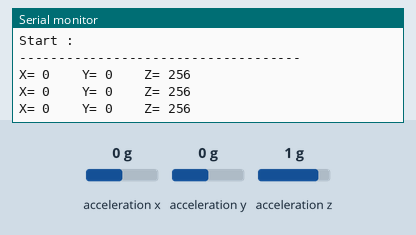
This sketch was run on a simulated Arduino Uno, built with avr-gcc and run on an emulated ATmega328P. Parts: the last lines printed to the serial monitor. Wiring (inferred from the names in the program): ADXL345 accelerometer at I2C address 0x53. The test bench sets the inputs (shaded band); at power-on: acceleration x 0 g, acceleration y 0 g, acceleration z 1 g.

Above: at 1.2 s.
1.3 s: acceleration x set to -1.4 g
At 1.9 s:
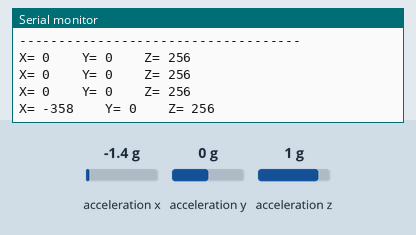
2.8 s: acceleration y set to -1.4 g
At 3.4 s:
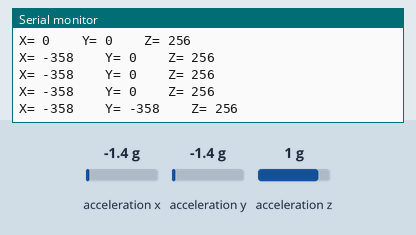
4.3 s: acceleration z set to -1.4 g
At 4.9 s:
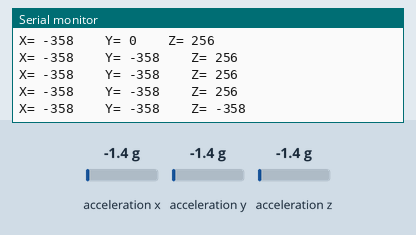

The sketch:

ADXL345.ino
```cpp
#include <Wire.h>

int I2C_Address = 0xA7 >> 1; // ADXL345 的 I2C 地址

int X0, X1, Y0, Y1, Z1, Z0, X, Y, Z;

void setup(){
    Serial.begin(9600);
    Serial.println("Start : \n------------------------------------");

    Wire.begin();  //初始化 I2C
    setReg(0x2D, 0xA); // (打開電源, 設定輸出資料速度為 100 Hz)
}

void loop(){
    X0 = getData(0x32); // 取得 X 軸 低位元資料
    X1 = getData(0x33); // 取得 X 軸 高位元資料
    X = ((X1 << 8)  + X0);

    Y0 = getData(0x34); // 取得 Y 軸 低位元資料
    Y1 = getData(0x35); // 取得 Y 軸 高位元資料
    Y = ((Y1 << 8)  + Y0);

    Z0 = getData(0x36); // 取得 Z 軸 低位元資料
    Z1 = getData(0x37); // 取得 Y 軸 高位元資料
    Z = ((Z1 << 8)  + Z0);

    Serial.print("X= ");
    Serial.print(X);
    Serial.print("    Y= ");
    Serial.print(Y);
    Serial.print("    Z= ");
    Serial.println(Z);

    delay(500);
}

/* setReg(reg,data)：寫入佔存器
 * 參數：
 *     reg → 指定佔存器位址
 *     data → 要寫入的資料
 */
void setReg(int reg, int data){
    Wire.beginTransmission(I2C_Address);
    Wire.write(reg); // 指定佔存器
    Wire.write(data); // 寫入資料
    Wire.endTransmission();
}

/* getData(reg)：取得佔存器裡的資料
 * 參數：reg → 佔存器位址
 */
int getData(int reg){
    Wire.beginTransmission(I2C_Address);
    Wire.write(reg);
    Wire.endTransmission();

    Wire.requestFrom(I2C_Address,1);

    if(Wire.available()<=1){
        return Wire.read();
    }
}
```

Measured:
- after the input at 1.3 s, the serial monitor: prints a new line after 0.22 s (image 1)
- after the input at 2.8 s, the serial monitor: prints a new line after 0.23 s (image 2)
- after the input at 4.3 s, the serial monitor: prints a new line after 0.24 s (image 3)
